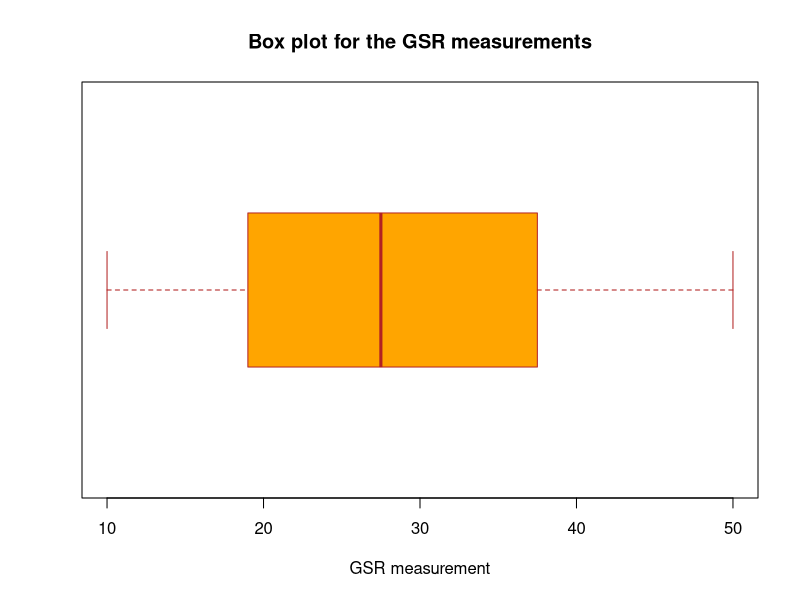
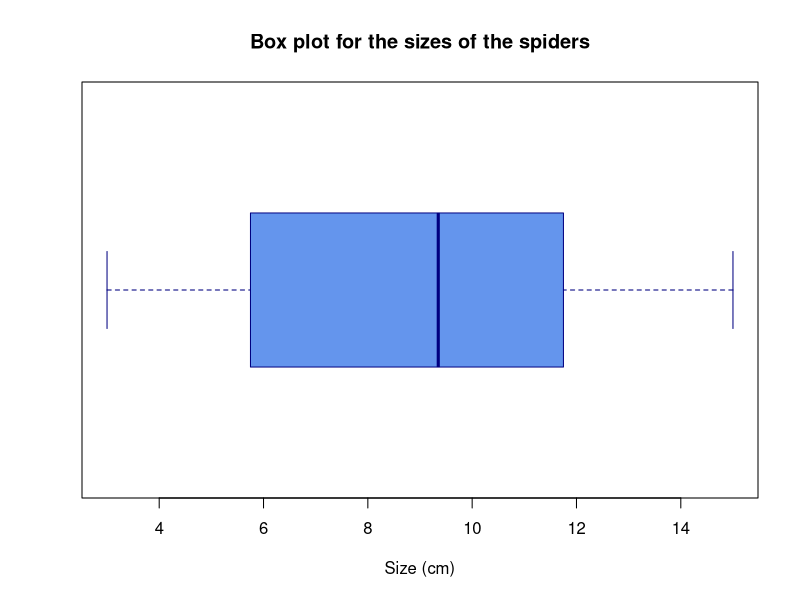
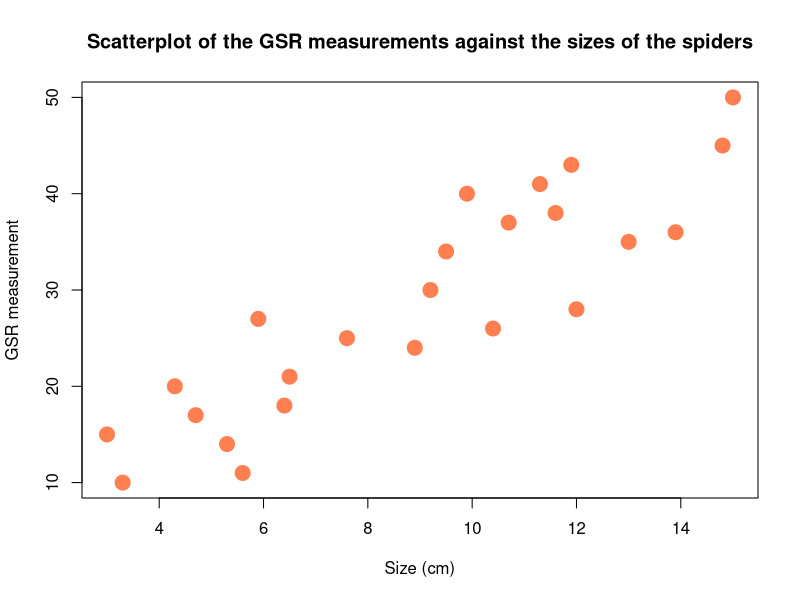
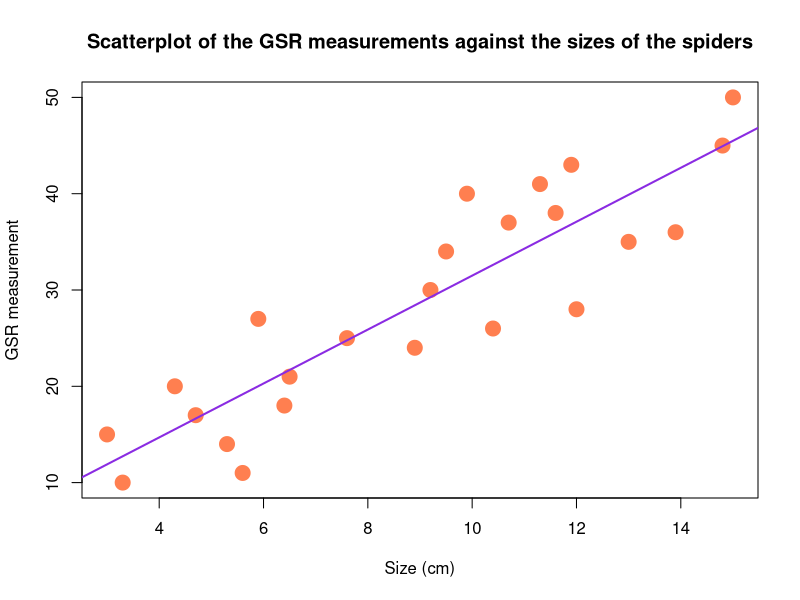
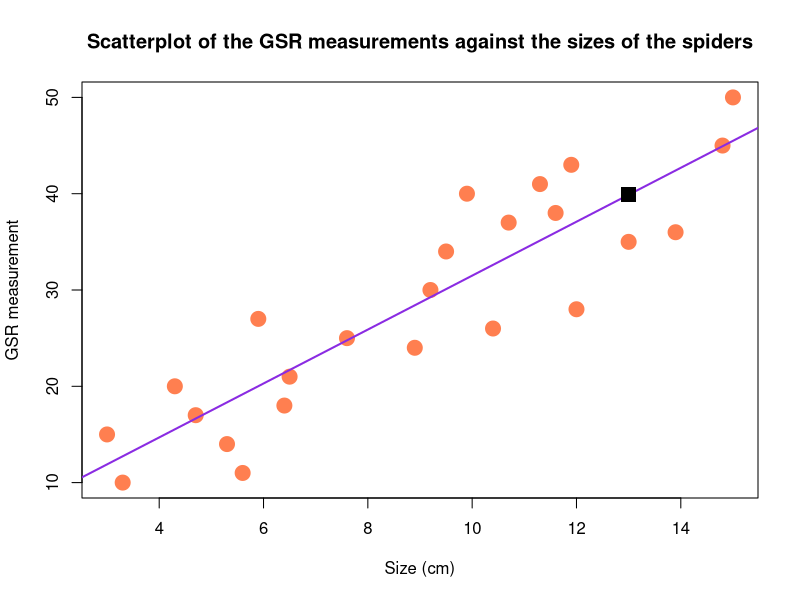

The R source for these figures, in order:
# Set the working directory.

setwd("C:/BMGF2025")

# Read the data into R from a CSV file.

spiders <- read.csv("Arachnophobia.csv",
                    header = TRUE,
                    sep = ",")

# Browse the data.

str(spiders)

View(spiders)

# Let y be the GSR measurement and let x be the size.

y <- spiders$GSR

x <- spiders$Size

# Calculate 5-number summaries and means for y and x.

summary(y)

summary(x)

# Draw box plots for the GSR measurements and for 
# the sizes of the spiders.

boxplot(y, 
        horizontal = TRUE,
        main = "Box plot for the GSR measurements",
        xlab = "GSR measurement",
        border = "firebrick",
        col = "orange")

boxplot(x, 
        horizontal = TRUE,
        main = "Box plot for the sizes of the spiders",
        xlab = "Size (cm)",
        border = "navy",
        col = "cornflowerblue")

# Draw a scatterplot of the GSR measurements against
# the sizes of the spiders.

plot(x, y,
     main = "Scatterplot of the GSR measurements against the sizes of the spiders",
     xlab = "Size (cm)", 
     ylab = "GSR measurement",
     pch = 19,
     cex = 2,
     col = "coral")

# Calculate the mean and the median size of the spiders.

mean(x)

median(x)

# Calculate the standard deviation and the interquartile
# range for the sizes of the spiders.

sd(x)

IQR(x)

# Calculate the mean and the median GSR measurement.

mean(y)

median(y)

# Calculate the standard deviation and the interquartile
# range for the GSR measurements.

sd(y)

IQR(y)

# Test whether the mean spider size is significantly
# different from 10 cm.

t.test(x,
       alternative = "two.sided",
       mu = 10)

# Test whether the mean GSR measurement is significantly
# more than 25.

t.test(y,
       alternative = "greater",
       mu = 25)

# Calculate the correlation coefficient between the
# GSR measurements and the sizes of the spiders.

r <- cor(y, x)

# Fit a simple linear regression model in which the GSR
# measurements are explained by the sizes of the spiders.

lrm <- lm(y ~ x, data = spiders)

summary(lrm)

# Draw again a scatterplot of the GSR measurements
# against the sizes of the spiders. Add the fitted
# regression line to the graph. 

plot(x, y,
     main = "Scatterplot of the GSR measurements against the sizes of the spiders",
     xlab = "Size (cm)", 
     ylab = "GSR measurement",
     pch = 19,
     cex = 2,
     col = "coral")
abline(lrm,
       lwd = 2,
       col = "blueviolet")

# Predict the GSR measurement for Nosnow Cannotski
# who had to interact with a spider of 13 cm and
# calculate the corresponding residual. 

# Observed x values:

x

# Observed y values:

y

# Predicted y values:

lrm$fitted.values

# Residuals:

lrm$residuals

# For Nosnow Cannotski:

x[5]

y[5]

lrm$fitted.values[5]

lrm$residuals[5]

plot(x, y,
     main = "Scatterplot of the GSR measurements against the sizes of the spiders",
     xlab = "Size (cm)", 
     ylab = "GSR measurement",
     pch = 19,
     cex = 2,
     col = "coral")
abline(lrm,
       lwd = 2,
       col = "blueviolet")
points(x[5],
       lrm$fitted.values[5],
       pch = 15,
       cex = 2,
       col = "black")